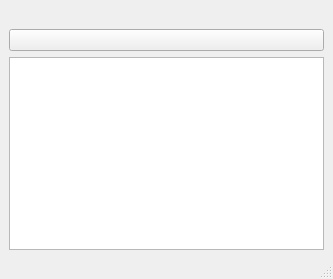
<?xml version="1.0" encoding="UTF-8"?>
<ui version="4.0">
 <class>QuickLaunchDialog</class>
 <widget class="QDialog" name="QuickLaunchDialog">
  <property name="geometry">
   <rect>
    <x>0</x>
    <y>0</y>
    <width>333</width>
    <height>279</height>
   </rect>
  </property>
  <property name="windowTitle">
   <string>Dialog</string>
  </property>
  <property name="sizeGripEnabled">
   <bool>true</bool>
  </property>
  <layout class="QVBoxLayout">
   <property name="spacing">
    <number>6</number>
   </property>
   <property name="margin">
    <number>9</number>
   </property>
   <item>
    <widget class="QLabel" name="searchString">
     <property name="text">
      <string/>
     </property>
     <property name="alignment">
      <set>Qt::AlignCenter</set>
     </property>
    </widget>
   </item>
   <item>
    <widget class="QPushButton" name="selection">
     <property name="focusPolicy">
      <enum>Qt::NoFocus</enum>
     </property>
     <property name="text">
      <string/>
     </property>
    </widget>
   </item>
   <item>
    <widget class="QListWidget" name="options"/>
   </item>
   <item>
    <widget class="QLabel" name="label">
     <property name="text">
      <string/>
     </property>
     <property name="wordWrap">
      <bool>true</bool>
     </property>
    </widget>
   </item>
  </layout>
 </widget>
 <resources/>
 <connections/>
</ui>
